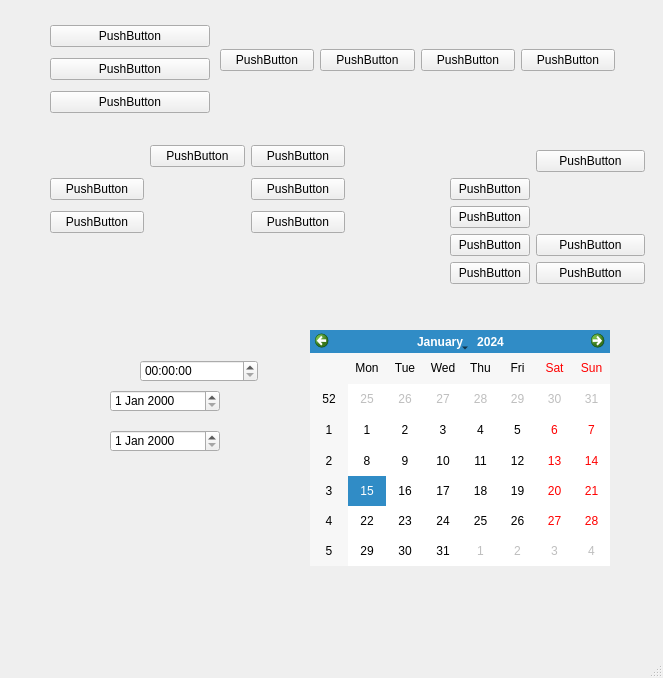
<?xml version="1.0" encoding="UTF-8"?>
<ui version="4.0">
 <class>MainWindow</class>
 <widget class="QMainWindow" name="MainWindow">
  <property name="geometry">
   <rect>
    <x>0</x>
    <y>0</y>
    <width>663</width>
    <height>678</height>
   </rect>
  </property>
  <property name="windowTitle">
   <string>MainWindow</string>
  </property>
  <widget class="QWidget" name="centralwidget">
   <widget class="QWidget" name="verticalLayoutWidget">
    <property name="geometry">
     <rect>
      <x>50</x>
      <y>20</y>
      <width>160</width>
      <height>100</height>
     </rect>
    </property>
    <layout class="QVBoxLayout" name="verticalLayout">
     <item>
      <widget class="QPushButton" name="pushButton">
       <property name="text">
        <string>PushButton</string>
       </property>
      </widget>
     </item>
     <item>
      <widget class="QPushButton" name="pushButton_3">
       <property name="text">
        <string>PushButton</string>
       </property>
      </widget>
     </item>
     <item>
      <widget class="QPushButton" name="pushButton_2">
       <property name="text">
        <string>PushButton</string>
       </property>
      </widget>
     </item>
    </layout>
   </widget>
   <widget class="QWidget" name="horizontalLayoutWidget">
    <property name="geometry">
     <rect>
      <x>220</x>
      <y>20</y>
      <width>395</width>
      <height>80</height>
     </rect>
    </property>
    <layout class="QHBoxLayout" name="horizontalLayout">
     <item>
      <widget class="QPushButton" name="pushButton_4">
       <property name="text">
        <string>PushButton</string>
       </property>
      </widget>
     </item>
     <item>
      <widget class="QPushButton" name="pushButton_7">
       <property name="text">
        <string>PushButton</string>
       </property>
      </widget>
     </item>
     <item>
      <widget class="QPushButton" name="pushButton_6">
       <property name="text">
        <string>PushButton</string>
       </property>
      </widget>
     </item>
     <item>
      <widget class="QPushButton" name="pushButton_5">
       <property name="text">
        <string>PushButton</string>
       </property>
      </widget>
     </item>
    </layout>
   </widget>
   <widget class="QWidget" name="gridLayoutWidget">
    <property name="geometry">
     <rect>
      <x>50</x>
      <y>140</y>
      <width>295</width>
      <height>100</height>
     </rect>
    </property>
    <layout class="QGridLayout" name="gridLayout">
     <item row="0" column="2">
      <widget class="QPushButton" name="pushButton_9">
       <property name="text">
        <string>PushButton</string>
       </property>
      </widget>
     </item>
     <item row="1" column="2">
      <widget class="QPushButton" name="pushButton_10">
       <property name="text">
        <string>PushButton</string>
       </property>
      </widget>
     </item>
     <item row="2" column="2">
      <widget class="QPushButton" name="pushButton_8">
       <property name="text">
        <string>PushButton</string>
       </property>
      </widget>
     </item>
     <item row="1" column="0">
      <widget class="QPushButton" name="pushButton_11">
       <property name="text">
        <string>PushButton</string>
       </property>
      </widget>
     </item>
     <item row="0" column="1">
      <widget class="QPushButton" name="pushButton_12">
       <property name="text">
        <string>PushButton</string>
       </property>
      </widget>
     </item>
     <item row="2" column="0">
      <widget class="QPushButton" name="pushButton_13">
       <property name="text">
        <string>PushButton</string>
       </property>
      </widget>
     </item>
    </layout>
   </widget>
   <widget class="QWidget" name="formLayoutWidget">
    <property name="geometry">
     <rect>
      <x>450</x>
      <y>150</y>
      <width>195</width>
      <height>170</height>
     </rect>
    </property>
    <layout class="QFormLayout" name="formLayout">
     <item row="3" column="0">
      <widget class="QPushButton" name="pushButton_14">
       <property name="text">
        <string>PushButton</string>
       </property>
      </widget>
     </item>
     <item row="4" column="0">
      <widget class="QPushButton" name="pushButton_15">
       <property name="text">
        <string>PushButton</string>
       </property>
      </widget>
     </item>
     <item row="3" column="1">
      <widget class="QPushButton" name="pushButton_16">
       <property name="text">
        <string>PushButton</string>
       </property>
      </widget>
     </item>
     <item row="4" column="1">
      <widget class="QPushButton" name="pushButton_17">
       <property name="text">
        <string>PushButton</string>
       </property>
      </widget>
     </item>
     <item row="0" column="1">
      <widget class="QPushButton" name="pushButton_18">
       <property name="text">
        <string>PushButton</string>
       </property>
      </widget>
     </item>
     <item row="2" column="0">
      <widget class="QPushButton" name="pushButton_19">
       <property name="text">
        <string>PushButton</string>
       </property>
      </widget>
     </item>
     <item row="1" column="0">
      <widget class="QPushButton" name="pushButton_20">
       <property name="text">
        <string>PushButton</string>
       </property>
      </widget>
     </item>
    </layout>
   </widget>
   <widget class="QTimeEdit" name="timeEdit">
    <property name="geometry">
     <rect>
      <x>140</x>
      <y>360</y>
      <width>118</width>
      <height>22</height>
     </rect>
    </property>
   </widget>
   <widget class="QDateEdit" name="dateEdit">
    <property name="geometry">
     <rect>
      <x>110</x>
      <y>390</y>
      <width>110</width>
      <height>22</height>
     </rect>
    </property>
   </widget>
   <widget class="QDateEdit" name="dateEdit_2">
    <property name="geometry">
     <rect>
      <x>110</x>
      <y>430</y>
      <width>110</width>
      <height>22</height>
     </rect>
    </property>
   </widget>
   <widget class="QCalendarWidget" name="calendarWidget">
    <property name="geometry">
     <rect>
      <x>310</x>
      <y>330</y>
      <width>300</width>
      <height>236</height>
     </rect>
    </property>
   </widget>
  </widget>
  <widget class="QMenuBar" name="menubar">
   <property name="geometry">
    <rect>
     <x>0</x>
     <y>0</y>
     <width>663</width>
     <height>26</height>
    </rect>
   </property>
  </widget>
  <widget class="QStatusBar" name="statusbar"/>
 </widget>
 <resources/>
 <connections/>
</ui>
